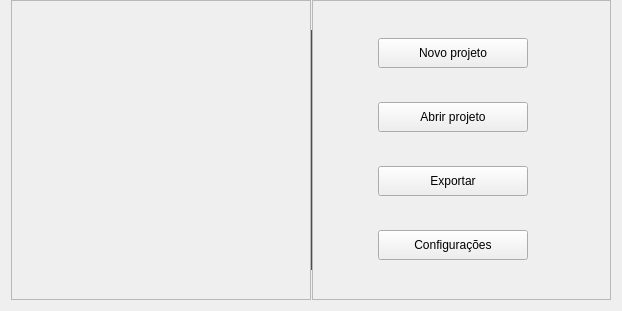
            <widget class="QWidget" name="pagina_inicial">
             <layout class="QVBoxLayout" name="verticalLayout_8">
              <property name="topMargin">
               <number>0</number>
              </property>
              <item alignment="Qt::AlignHCenter">
               <widget class="QWidget" name="widget_inicio" native="true">
                <property name="minimumSize">
                 <size>
                  <width>600</width>
                  <height>300</height>
                 </size>
                </property>
                <property name="maximumSize">
                 <size>
                  <width>600</width>
                  <height>300</height>
                 </size>
                </property>
                <layout class="QHBoxLayout" name="horizontalLayout_10">
                 <property name="spacing">
                  <number>0</number>
                 </property>
                 <property name="leftMargin">
                  <number>0</number>
                 </property>
                 <property name="topMargin">
                  <number>0</number>
                 </property>
                 <property name="rightMargin">
                  <number>0</number>
                 </property>
                 <property name="bottomMargin">
                  <number>0</number>
                 </property>
                 <item>
                  <widget class="QFrame" name="frame_4">
                   <property name="styleSheet">
                    <string notr="true">background-image: url(:/imagens/images/logo256x256edit-azul.png);</string>
                   </property>
                   <property name="frameShape">
                    <enum>QFrame::StyledPanel</enum>
                   </property>
                   <property name="frameShadow">
                    <enum>QFrame::Raised</enum>
                   </property>
                  </widget>
                 </item>
                 <item>
                  <widget class="QFrame" name="frame_6">
                   <property name="minimumSize">
                    <size>
                     <width>1</width>
                     <height>0</height>
                    </size>
                   </property>
                   <property name="maximumSize">
                    <size>
                     <width>1</width>
                     <height>240</height>
                    </size>
                   </property>
                   <property name="styleSheet">
                    <string notr="true">background-color: rgb(102, 101, 95);</string>
                   </property>
                   <property name="frameShape">
                    <enum>QFrame::StyledPanel</enum>
                   </property>
                   <property name="frameShadow">
                    <enum>QFrame::Raised</enum>
                   </property>
                  </widget>
                 </item>
                 <item>
                  <widget class="QFrame" name="frame_5">
                   <property name="styleSheet">
                    <string notr="true"/>
                   </property>
                   <property name="frameShape">
                    <enum>QFrame::StyledPanel</enum>
                   </property>
                   <property name="frameShadow">
                    <enum>QFrame::Raised</enum>
                   </property>
                   <layout class="QVBoxLayout" name="verticalLayout_6">
                    <property name="leftMargin">
                     <number>65</number>
                    </property>
                    <item>
                     <widget class="QPushButton" name="btn_novo_projeto_home">
                      <property name="minimumSize">
                       <size>
                        <width>150</width>
                        <height>30</height>
                       </size>
                      </property>
                      <property name="maximumSize">
                       <size>
                        <width>150</width>
                        <height>30</height>
                       </size>
                      </property>
                      <property name="text">
                       <string>Novo projeto</string>
                      </property>
                     </widget>
                    </item>
                    <item>
                     <widget class="QPushButton" name="btn_abrir_projeto">
                      <property name="minimumSize">
                       <size>
                        <width>150</width>
                        <height>30</height>
                       </size>
                      </property>
                      <property name="maximumSize">
                       <size>
                        <width>150</width>
                        <height>30</height>
                       </size>
                      </property>
                      <property name="text">
                       <string>Abrir projeto</string>
                      </property>
                     </widget>
                    </item>
                    <item>
                     <widget class="QPushButton" name="pushButton">
                      <property name="minimumSize">
                       <size>
                        <width>150</width>
                        <height>30</height>
                       </size>
                      </property>
                      <property name="maximumSize">
                       <size>
                        <width>150</width>
                        <height>30</height>
                       </size>
                      </property>
                      <property name="text">
                       <string>Exportar</string>
                      </property>
                     </widget>
                    </item>
                    <item>
                     <widget class="QPushButton" name="pushButton_2">
                      <property name="minimumSize">
                       <size>
                        <width>150</width>
                        <height>30</height>
                       </size>
                      </property>
                      <property name="maximumSize">
                       <size>
                        <width>150</width>
                        <height>30</height>
                       </size>
                      </property>
                      <property name="text">
                       <string>Configurações</string>
                      </property>
                     </widget>
                    </item>
                   </layout>
                  </widget>
                 </item>
                </layout>
               </widget>
              </item>
             </layout>
            </widget>
